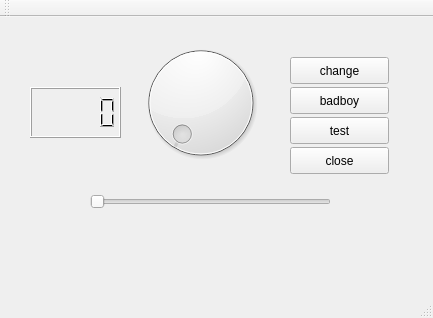
<?xml version="1.0" encoding="UTF-8"?>
<ui version="4.0">
 <class>MainWindow</class>
 <widget class="QMainWindow" name="MainWindow">
  <property name="geometry">
   <rect>
    <x>0</x>
    <y>0</y>
    <width>433</width>
    <height>318</height>
   </rect>
  </property>
  <property name="windowTitle">
   <string>MainWindow</string>
  </property>
  <widget class="QWidget" name="centralWidget">
   <widget class="QSlider" name="horizontalSlider">
    <property name="geometry">
     <rect>
      <x>90</x>
      <y>170</y>
      <width>241</width>
      <height>29</height>
     </rect>
    </property>
    <property name="orientation">
     <enum>Qt::Horizontal</enum>
    </property>
   </widget>
   <widget class="QDial" name="dial">
    <property name="geometry">
     <rect>
      <x>130</x>
      <y>20</y>
      <width>141</width>
      <height>131</height>
     </rect>
    </property>
   </widget>
   <widget class="QLCDNumber" name="lcdNumber">
    <property name="geometry">
     <rect>
      <x>30</x>
      <y>70</y>
      <width>91</width>
      <height>51</height>
     </rect>
    </property>
   </widget>
   <widget class="QPushButton" name="changeTitleButton">
    <property name="geometry">
     <rect>
      <x>290</x>
      <y>40</y>
      <width>99</width>
      <height>27</height>
     </rect>
    </property>
    <property name="text">
     <string>change</string>
    </property>
   </widget>
   <widget class="QPushButton" name="closeButton">
    <property name="geometry">
     <rect>
      <x>290</x>
      <y>130</y>
      <width>99</width>
      <height>27</height>
     </rect>
    </property>
    <property name="text">
     <string>close</string>
    </property>
   </widget>
   <widget class="QPushButton" name="badboyButton">
    <property name="geometry">
     <rect>
      <x>290</x>
      <y>70</y>
      <width>99</width>
      <height>27</height>
     </rect>
    </property>
    <property name="text">
     <string>badboy</string>
    </property>
   </widget>
   <widget class="QPushButton" name="testButton">
    <property name="geometry">
     <rect>
      <x>290</x>
      <y>100</y>
      <width>99</width>
      <height>27</height>
     </rect>
    </property>
    <property name="text">
     <string>test</string>
    </property>
   </widget>
  </widget>
  <widget class="QMenuBar" name="menuBar">
   <property name="geometry">
    <rect>
     <x>0</x>
     <y>0</y>
     <width>433</width>
     <height>25</height>
    </rect>
   </property>
  </widget>
  <widget class="QToolBar" name="mainToolBar">
   <attribute name="toolBarArea">
    <enum>TopToolBarArea</enum>
   </attribute>
   <attribute name="toolBarBreak">
    <bool>false</bool>
   </attribute>
  </widget>
  <widget class="QStatusBar" name="statusBar"/>
 </widget>
 <layoutdefault spacing="6" margin="11"/>
 <resources/>
 <connections>
  <connection>
   <sender>horizontalSlider</sender>
   <signal>valueChanged(int)</signal>
   <receiver>dial</receiver>
   <slot>setValue(int)</slot>
   <hints>
    <hint type="sourcelabel">
     <x>192</x>
     <y>224</y>
    </hint>
    <hint type="destinationlabel">
     <x>185</x>
     <y>153</y>
    </hint>
   </hints>
  </connection>
  <connection>
   <sender>dial</sender>
   <signal>valueChanged(int)</signal>
   <receiver>horizontalSlider</receiver>
   <slot>setValue(int)</slot>
   <hints>
    <hint type="sourcelabel">
     <x>270</x>
     <y>153</y>
    </hint>
    <hint type="destinationlabel">
     <x>279</x>
     <y>225</y>
    </hint>
   </hints>
  </connection>
  <connection>
   <sender>horizontalSlider</sender>
   <signal>valueChanged(int)</signal>
   <receiver>lcdNumber</receiver>
   <slot>display(int)</slot>
   <hints>
    <hint type="sourcelabel">
     <x>133</x>
     <y>214</y>
    </hint>
    <hint type="destinationlabel">
     <x>78</x>
     <y>158</y>
    </hint>
   </hints>
  </connection>
 </connections>
</ui>
